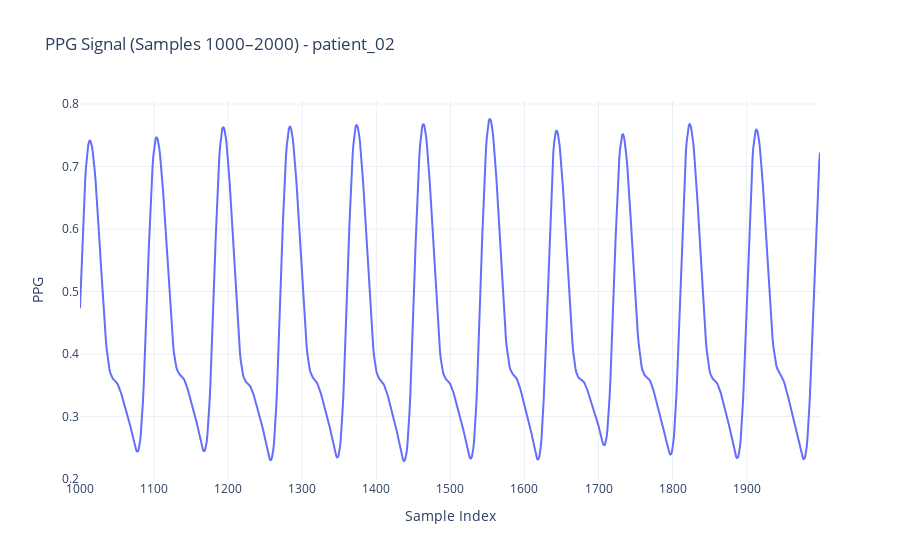

The notebook cell saved with this chart:
### Code cell
import pandas as pd
import numpy as np
import plotly.express as px

# ---- Load raw file ----
file_path = r"/home/avij/code/h/dataset/raw_data/patient_02.csv"
df = pd.read_csv(file_path)

# ---- Extract and preprocess ----
ppg = df['PPG'].dropna().values



# ---- Slice the preprocessed signal directly ----
start_idx = 1000
end_idx = 2000
ppg_slice = ppg[start_idx:end_idx]

# ---- Plot specified range ----
slice_df = pd.DataFrame({
    "Sample Index": np.arange(start_idx, end_idx),
    "PPG ": ppg_slice
})

fig = px.line(slice_df, x="Sample Index", y="PPG ",
              title=f" PPG Signal (Samples {start_idx}–{end_idx}) - patient_02")
fig.update_layout(template='plotly_white')
fig.show()

### Figure 1 — Plotly figure (JSON) as saved in the notebook; plotly's stock layout.template omitted (floating-point values rounded to 4 significant figures; data arrays with more than 128 entries replaced by an {"elided": "..."} marker saying what was removed)
{"data": [{"hovertemplate": "Sample Index=%{x}<br>PPG =%{y}<extra></extra>", "legendgroup": "", "line": {"color": "#636efa", "dash": "solid"}, "marker": {"symbol": "circle"}, "mode": "lines", "name": "", "orientation": "v", "showlegend": false, "type": "scatter", "x": {"elided": "1000 int values"}, "xaxis": "x", "y": {"elided": "1000 float values"}, "yaxis": "y"}], "layout": {"legend": {"tracegroupgap": 0}, "title": {"text": " PPG Signal (Samples 1000–2000) - patient_02"}, "xaxis": {"anchor": "y", "domain": [0, 1], "title": {"text": "Sample Index"}}, "yaxis": {"anchor": "x", "domain": [0, 1], "title": {"text": "PPG "}}}}
